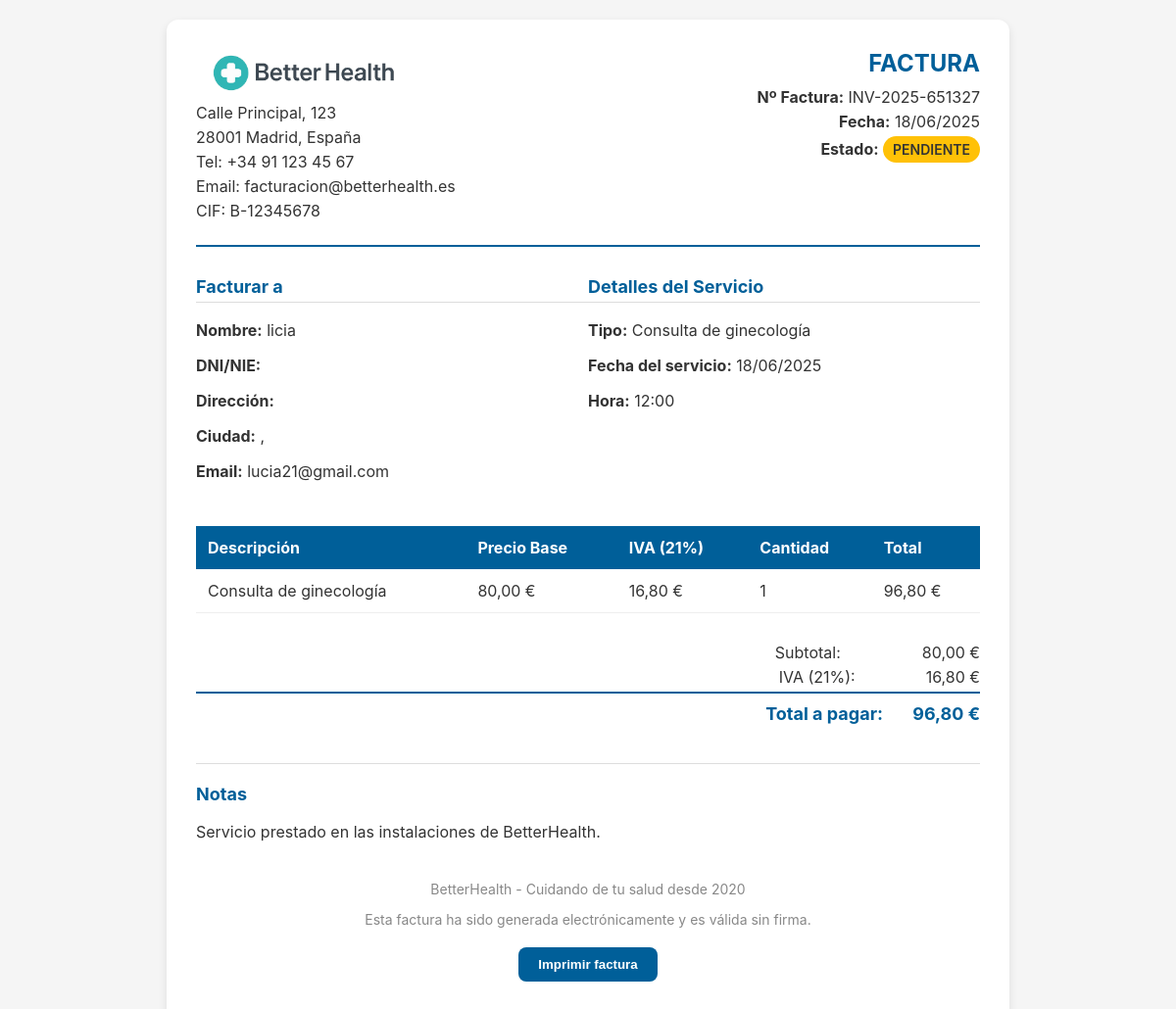
The app's page /cita/3/invoice/ (signed in) with its own data.
### betterhealth/models.py (models this page shows, shortened)
class Cita(models.Model):
    usuario = models.ForeignKey(User, on_delete=models.CASCADE)
    servicio = models.ForeignKey(Service, on_delete=models.CASCADE)
    fecha = models.DateField()
    hora = models.TimeField()
    importe = models.DecimalField(max_digits=10, decimal_places=2, default=0.00)
    estado = models.CharField(max_length=20, choices=[('pagado', 'Pagado'),('confirmado', 'Confirmado'),('pendiente', 'Pendiente'),('cancelada', 'Cancelada')],default='pendiente')
    autorizado_mutua = models.BooleanField(default=False)
    numero_autorizacion = models.CharField(max_length=100, blank=True, null=True)

class PatientProfile(models.Model):
    user = models.OneToOneField(User, on_delete=models.CASCADE)
    profile_picture = models.ImageField(upload_to='profile_pictures/', null=True, blank=True)
    name = models.CharField(max_length=100)
    tiene_mutua = models.BooleanField(default=False)
    numero_poliza = models.CharField(max_length=100, blank=True, null=True)
    mutua_verificada = models.BooleanField(default=False)
    datos_mutua = models.JSONField(default=dict, blank=True)
    dni = models.CharField(
        max_length=9,
        blank=True,
        null=True,
        validators=[dni_validator]
    )
    address = models.CharField(max_length=255, blank=True, null=True)
    city = models.CharField(max_length=100, blank=True, null=True)
    zip_code = models.CharField(max_length=20, blank=True, null=True)

class Service(models.Model):
    name = models.CharField(max_length=255, unique=True)
    description = models.TextField()
    service_type = models.CharField(max_length=100)
    price = models.DecimalField(max_digits=6, decimal_places=2)
    included_in_mutual = models.BooleanField()
    duration_minutes = models.IntegerField()
    requires_mutual_authorization = models.BooleanField()

### betterhealth/views.py (the view)
# urls.py: path('cita/<int:cita_id>/invoice/', views.generar_factura, name='generar_factura'),
@login_required
def generar_factura(request, cita_id):
    cita = get_object_or_404(Cita, id=cita_id)
    if not hasattr(request.user, 'staffprofile') and cita.usuario != request.user:
        messages.error(request, "No tienes permiso para ver esta factura.")
        return redirect('mis_citas')
    fecha_actual = timezone.now()  # Uses Django's timezone setting
    numero_factura = f"INV-{fecha_actual.year}-{uuid.uuid4().hex[:6].upper()}"
    try:
        patient_profile = PatientProfile.objects.get(user=cita.usuario)
        nombre_paciente = patient_profile.name
        address = patient_profile.address or ""
        city = patient_profile.city or ""
        zip_code = patient_profile.zip_code or ""
        dni = patient_profile.dni or ""
    except PatientProfile.DoesNotExist:
        nombre_paciente = cita.usuario.username
        address = ""
        city = ""
        zip_code = ""
        dni = ""
    servicio_obj = cita.servicio
    precio_base = servicio_obj.price
    iva = precio_base * Decimal("0.21")
    total = precio_base + iva
    mutua_api = MutuaApiClient()
    tiene_mutua = False
    cobertura_mutua = None
    try:
        verificacion = mutua_api.verificar_pertenencia_mutua(str(cita.usuario.id))
        if verificacion.get('success') and verificacion.get('data', {}).get('pertenece', False):
            tiene_mutua = True
            cobertura_mutua = verificacion.get('data', {})
    except Exception as e:
        print(f"Error al verificar mutua: {e}")
    descuento_mutua = 0
    a_pagar = total
    if tiene_mutua:
        descuento_mutua = total
        a_pagar = 0
    context = {
        'cita': cita,
        'invoice_data': {
            'number': numero_factura,
            'date': fecha_actual.strftime('%d/%m/%Y'),
            'status': 'PAGADO' if tiene_mutua else 'PENDIENTE',
            'client': {
                'name': nombre_paciente,
                'dni': dni,
                'address': address,
                'city': city,
                'zip': zip_code,
                'email': cita.usuario.email
            },
            'service': {
                'type': servicio_obj.name,
                'specialist': "Dr. Asignado",  # En producción sería el médico real
                'date': cita.fecha.strftime('%d/%m/%Y'),
                'time': cita.hora.strftime('%H:%M')
            },
            'items': [
                {
                    'description': servicio_obj.name,
                    'basePrice': f"{precio_base:.2f}".replace('.', ','),
                    'tax': f"{iva:.2f}".replace('.', ','),
                    'quantity': 1,
                    'total': f"{total:.2f}".replace('.', ',')
                }
            ],
            'totals': {
                'subtotal': f"{precio_base:.2f}".replace('.', ','),
                'tax': f"{iva:.2f}".replace('.', ','),
                'mutualDiscount': f"{descuento_mutua:.2f}".replace('.', ','),
                'total': f"{a_pagar:.2f}".replace('.', ',')
            },
            'notes': "Servicio prestado en las instalaciones de BetterHealth."
        },
        'profile': patient_profile if 'patient_profile' in locals() else None,
    }
    if tiene_mutua:
        context['invoice_data']['mutua'] = {
            'name': "Mutua Universal",  # En producción sería el nombre real de la mutua
            'affiliateNumber': f"MU-{cita.usuario.id}",  # En producción sería el número real
            'coverage': "Completa"
        }
        context['invoice_data']['notes'] += " Factura cubierta por mutua. Documento informativo."
    else:
        context['invoice_data']['mutua'] = None
    return render(request, 'financial/invoice_templates/client_invoice.html', context)

### betterhealth/api_client.py (called while the page is built, shortened)
    def get_token(self) -> Optional[str]:
        token = cache.get(self.CACHE_KEY)
        if not token:
            result = self.login()
            if result['success']:
                token = result['token']
            else:
                return None
        return token

    def _make_request(self, method: str, endpoint: str, params: Dict = None, data: Dict = None) -> Dict[str, Any]:
        token = self.get_token()
        if not token:
            return {
                'success': False,
                'error': 'No se pudo obtener el token de autenticación'
            }

    def verificar_pertenencia_mutua(self, afiliado: str) -> Dict[str, Any]:
        return self._make_request('GET', f'/pacientes/verificar/{afiliado}')

### betterhealth/templates/financial/invoice_templates/client_invoice.html (shortened to what this page needs)
<!DOCTYPE html>
<html lang="es">
<head>
</head>
<body>
    <div class="watermark">BetterHealth</div>
    <div class="invoice-container">
        <div class="invoice-header">
            <div class="company-info">
                <div class="company-header">
                    {% load static %}
                    <img src="{% static 'Screenshot 2025-05-21 at 20.55.06.png' %}" alt="BetterHealth Logo" class="logo">
                </div>
                <p>Calle Principal, 123</p>
                <p>28001 Madrid, España</p>
                <p>Tel: +34 91 123 45 67</p>
                <p>Email: facturacion@betterhealth.es</p>
                <p>CIF: B-12345678</p>
            </div>
            <div class="invoice-details">
                <h2>FACTURA</h2>
                <p><strong>Nº Factura:</strong> <span>{{ invoice_data.number }}</span></p>
                <p><strong>Fecha:</strong> <span>{{ invoice_data.date }}</span></p>
                <p>
                  <strong>Estado:</strong>
                  <span class="status-badge {% if invoice_data.status == 'PAGADO' %}status-paid{% else %}status-pending{% endif %}">
                    {{ invoice_data.status }}
                  </span>
                </p>
            </div>
        </div>
        <div class="client-info">
            <div class="billing-to">
                <h3>Facturar a</h3>
                <p><strong>Nombre:</strong> <span>{{ invoice_data.client.name }}</span></p>
                <p><strong>DNI/NIE:</strong> </p>
                <p><strong>Dirección:</strong> </p>
                <p><strong>Ciudad:</strong> , </p>
                <p><strong>Email:</strong> <span>{{ invoice_data.client.email }}</span></p>
            </div>
            <div class="service-info">
                <h3>Detalles del Servicio</h3>
                <p><strong>Tipo:</strong> <span>{{ invoice_data.service.type }}</span></p>
                <p><strong>Fecha del servicio:</strong> <span>{{ invoice_data.service.date }}</span></p>
                <p><strong>Hora:</strong> <span>{{ invoice_data.service.time }}</span></p>
            </div>
        </div>
        <table>
            <thead>
                <tr>
                    <th>Descripción</th>
                    <th>Precio Base</th>
                    <th>IVA (21%)</th>
                    <th>Cantidad</th>
                    <th>Total</th>
                </tr>
            </thead>
            <tbody>
                {% for item in invoice_data.items %}
                <tr>
                    <td>{{ item.description }}</td>
                    <td>{{ item.basePrice }} €</td>
                    <td>{{ item.tax }} €</td>
                    <td>{{ item.quantity }}</td>
                    <td>{{ item.total }} €</td>
                </tr>
                {% endfor %}
            </tbody>
        </table>
        <div class="total-section">
            <div class="subtotal">
                <span>Subtotal:</span>
                <div>{{ invoice_data.totals.subtotal }} €</div>
            </div>
            <div class="tax">
                <span>IVA (21%):</span>
                <div>{{ invoice_data.totals.tax }} €</div>
            </div>
            <div class="total">
                <span>Total a pagar:</span>
                <div>{{ invoice_data.totals.total }} €</div>
            </div>
        </div>
        <div class="notes">
            <h3>Notas</h3>
            <p>{{ invoice_data.notes }}</p>
        </div>
        <div class="footer">
            <p>BetterHealth - Cuidando de tu salud desde 2020</p>
            <p>Esta factura ha sido generada electrónicamente y es válida sin firma.</p>
        </div>
        <button class="print-button" onclick="window.print()">Imprimir factura</button>
    </div>
</body>
</html>

### betterhealth/templates/financial/invoice_templates/client_invoice.html (style rules this page uses)
:root { --primary: #005F99; --success: #4CAF50; --gray-light: #F5F5F5; --gray-dark: #333333; --error: #D32F2F; --white: #ffffff; --light-blue: #EBF5FF; }
body { font-family: 'Inter', 'Open Sans', 'Segoe UI', sans-serif; background-color: var(--gray-light); color: var(--gray-dark); margin: 0; padding: 0; }
.invoice-container { max-width: 800px; margin: 20px auto; background: var(--white); padding: 30px; border-radius: 12px; box-shadow: 0 4px 10px rgba(0, 0, 0, 0.1); }
.invoice-header { display: flex; justify-content: space-between; border-bottom: 2px solid var(--primary); padding-bottom: 20px; margin-bottom: 30px; }
.company-info { flex: 1; }
.company-info p { margin: 5px 0; color: var(--gray-dark); }
.invoice-details { text-align: right; }
.invoice-details h2 { font-size: 24px; color: var(--primary); margin: 0 0 10px 0; }
.invoice-details p { margin: 5px 0; }
.client-info { display: flex; margin-bottom: 30px; }
.billing-to, .service-info { flex: 1; }
.billing-to h3, .service-info h3 { color: var(--primary); font-size: 18px; margin-top: 0; border-bottom: 1px solid #ddd; padding-bottom: 5px; }
table { width: 100%; border-collapse: collapse; margin: 20px 0; }
table th { background-color: var(--primary); color: var(--white); text-align: left; padding: 12px; }
table td { padding: 12px; border-bottom: 1px solid #eee; }
.total-section { margin-top: 30px; text-align: right; }
.subtotal, .tax, .total { display: flex; justify-content: flex-end; margin: 5px 0; }
.subtotal span, .tax span, .total span { width: 150px; text-align: left; }
.total { font-weight: bold; font-size: 18px; color: var(--primary); border-top: 2px solid var(--primary); padding-top: 10px; }
.notes { margin-top: 40px; border-top: 1px solid #ddd; padding-top: 20px; }
.notes h3 { color: var(--primary); font-size: 18px; margin-top: 0; }
.footer { margin-top: 40px; text-align: center; color: #888; font-size: 14px; }
.print-button { display: block; background-color: var(--primary); color: white; border: none; padding: 10px 20px; border-radius: 8px; cursor: pointer; font-weight: 600; margin: 20px auto; transition: background-color 0.2s ease; }
.status-badge { display: inline-block; padding: 5px 10px; border-radius: 30px; font-size: 14px; font-weight: 600; text-transform: uppercase; }
.status-pending { background-color: #FFC107; color: #333; }
.logo { height: 50px; margin-right: 10px; }
.company-header { display: flex; align-items: center; }
.watermark { position: fixed; top: 50%; left: 50%; transform: translate(-50%, -50%) rotate(-45deg); font-size: 100px; opacity: 0.08; color: var(--primary); pointer-events: none; z-index: -1; }

### records on screen
Cita: status "PENDIENTE"
PatientProfile: client.name "licia"
Service: service.type "Consulta de ginecología", description "Consulta de ginecología"

### other values on screen
{{ invoice_data.number }} "INV-2025-651327"
{{ invoice_data.date }} "18/06/2025"
{{ invoice_data.client.email }} "lucia21@gmail.com"
{{ invoice_data.service.date }} "18/06/2025"
{{ invoice_data.service.time }} "12:00"
{{ item.basePrice }} "80,00"
{{ item.tax }} "16,80"
{{ item.quantity }} "1"
{{ item.total }} "96,80"
{{ invoice_data.totals.subtotal }} "80,00"
{{ invoice_data.totals.tax }} "16,80"
{{ invoice_data.totals.total }} "96,80"
{{ invoice_data.notes }} "Servicio prestado en las instalaciones de BetterHealth."
